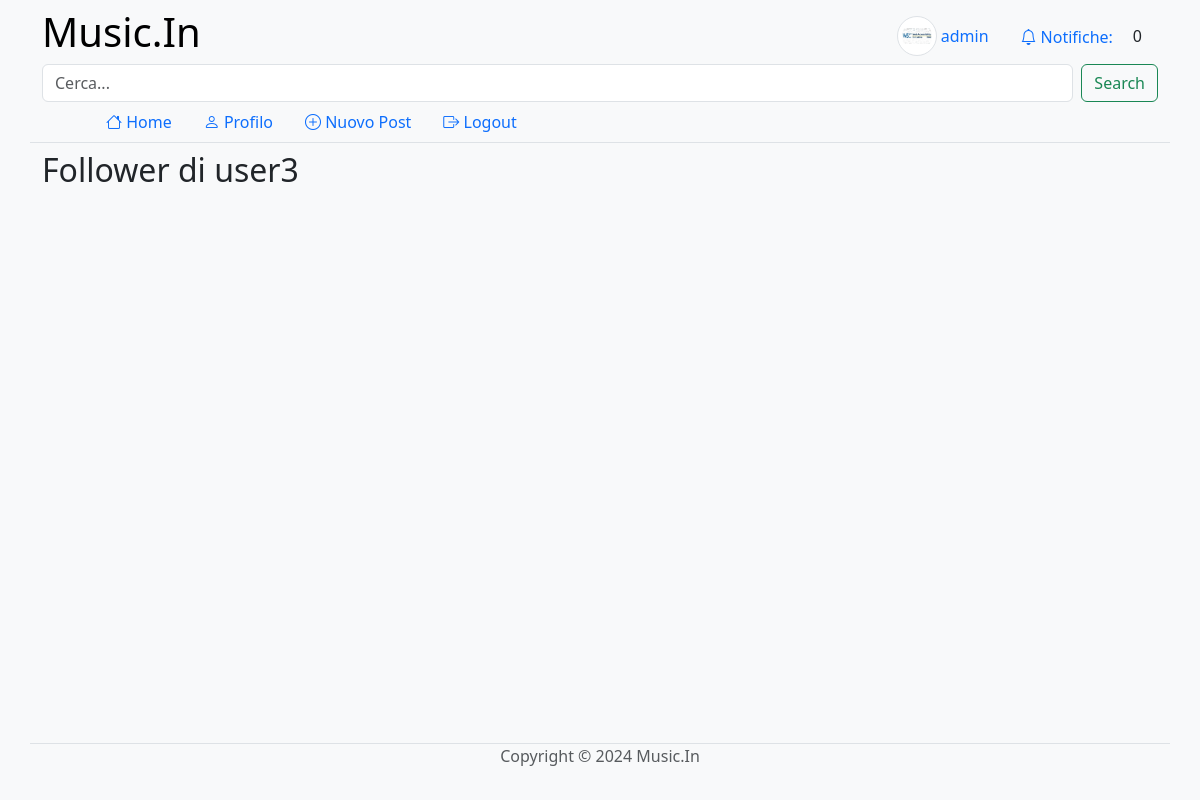
/followers.php?user_id=3 (signed in), run on an earlier commit of the app's database.
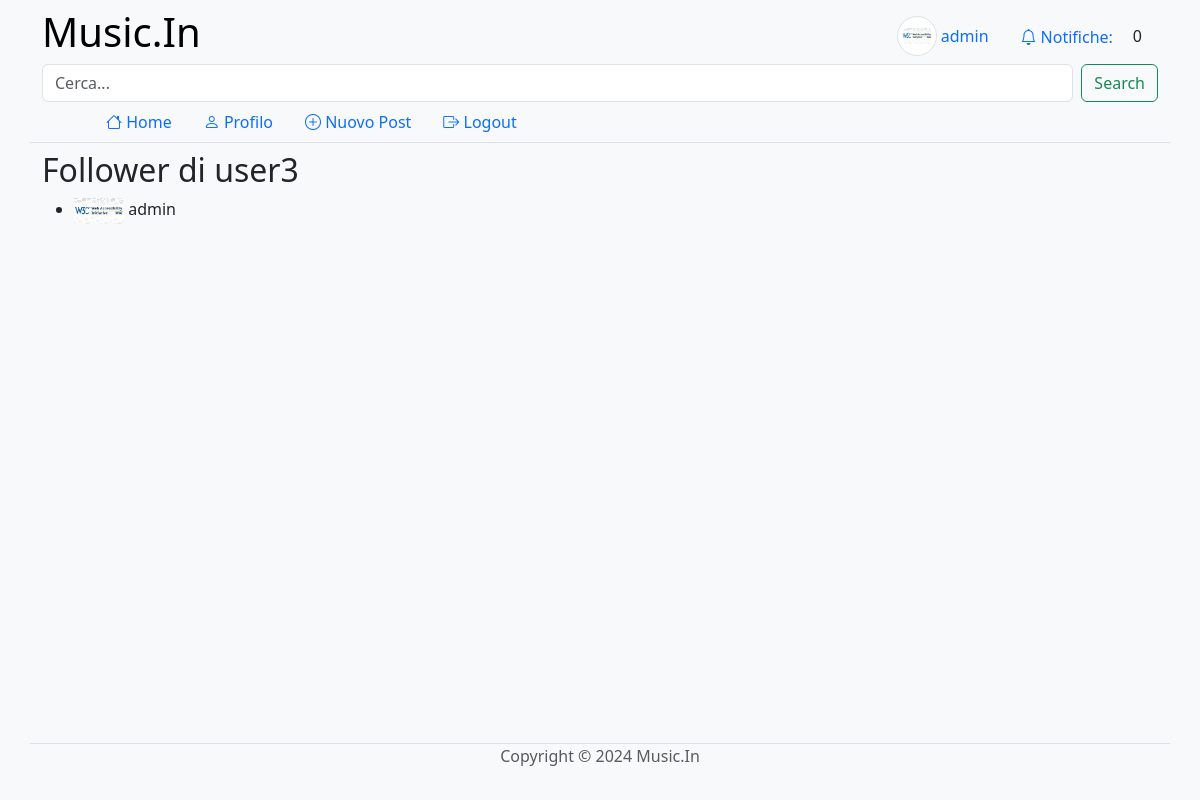
And on a later commit of the database.
### tables this page shows
create table users (
     `id` int not null AUTO_INCREMENT,
     `username` varchar(255) not null,
     `password` varchar(255) not null,
     `email` varchar(255) not null,
     `name` varchar(255),
     `surname` varchar(255),
     `image` varchar(255),
     `genre_id` int,
     constraint `IDUser` primary key (`id`),
     unique key `username` (`username`),
     unique key `email` (`email`));

create table follows (
     `followed_id` int not null,
     `follower_id` int not null,
     constraint `IDfollows` primary key (`follower_id`, `followed_id`));

### followers.php (called while the page is built)
<?php
require_once __DIR__ . '/bootstrap.php';
$profile_user_id = $_GET['user_id'];
$followers = $dbh->getFollowers($profile_user_id);
$templateParams["title"] = "Music.In - Follower di " . htmlspecialchars($dbh->getUserInfo($profile_user_id)['username']);
$templateParams["name"] = "followers";
require __DIR__ . '/template/base.php';
?>

### db/connessione-db.php (called while the page is built)
<?php
require_once(__DIR__ . "/dbhelper.php");
$servername = "localhost";
$username = "root";
$password = "";
$dbname = "music_in";
$port = 3306;
$dbh = new DatabaseHelper($servername, $username, $password, $dbname, $port);
?>

### db/dbhelper.php (called while the page is built, shortened)
<?php
class DatabaseHelper {
    private $conn;
    public function __construct($servername, $username, $password, $dbname, $port) {
        try {
            $this->conn = new PDO("mysql:host=$servername;dbname=$dbname;port=$port", $username, $password);
            $this->conn->setAttribute(PDO::ATTR_ERRMODE, PDO::ERRMODE_EXCEPTION);
            $this->conn->exec("SET NAMES utf8mb4");
        } catch(PDOException $e) {
            echo "Connessione al database fallita: " . $e->getMessage();
            die();
        }
    }
    public function getUserInfo($user_id) {
        $query_user = "SELECT username, email, name, surname, image as profile_image, genre_id FROM users WHERE id = :user_id";
        $stmt_user = $this->conn->prepare($query_user);
        $stmt_user->bindParam(':user_id', $user_id);
        $stmt_user->execute();
        $user = $stmt_user->fetch(PDO::FETCH_ASSOC);
        return $user;
    }
    public function getFollowers($user_id) {
        $query = "SELECT follower_id FROM follows WHERE followed_id = :followed_id";
        $stmt = $this->conn->prepare($query);
        $stmt->bindParam(":followed_id", $user_id);
        $stmt->execute();
        $followers_ids = $stmt->fetchAll(PDO::FETCH_ASSOC);
        return $followers_ids;
    }
}
?>

### template/base.php (the view, shortened to what this page needs)
<!DOCTYPE html>
<html lang="it" class="h-100">
<head>
    <link href="https://cdn.jsdelivr.net/npm/bootstrap@5.3.3/dist/css/bootstrap.min.css" rel="stylesheet">
    <link rel="stylesheet" href="https://cdn.jsdelivr.net/npm/bootstrap-icons@1.11.3/font/bootstrap-icons.min.css">
    <link rel='stylesheet' type='text/css' href='css/common.css'>
</head>
<body class="bg-light d-flex flex-column h-100">
<?php
$username = $dbh->getUserInfo(getCurrentUserId())['username'];
$profile_image = $dbh->getUserInfo(getCurrentUserId())['profile_image'];
?>
    <nav class="navbar navbar-expand-md navbar-light bg-light sticky-top">
        <div class="container justify-content-center border-bottom">
            <div class="col-12">
                <div class="d-flex">
                    <h1><a class="navbar-brand h1 fs-1" href="/">Music.In</a></h1>
                    <div class="container nav nav-pills align-items-center justify-content-end">
                        <a class="nav-link" href="profile.php">
                            <?php if (!empty($profile_image)): ?>
                                <img class="avatar-thumbnail img-thumbnail rounded-circle" src="<?php echo UPLOAD_DIR . htmlspecialchars($profile_image); ?>" alt="Immagine Profilo">
                            <?php else: ?>
                                <span class="bi bi-person-circle align-middle"></span>
                            <?php endif; ?>
                            <span class="d-none d-sm-inline align-middle"><?php echo htmlspecialchars($username); ?></span>
                        </a>
                        <a class="nav-link <?php markIfActive("notifications.php"); ?>" href="notifications.php"><span class="bi bi-bell align-middle"></span><span class="d-none d-sm-inline ms-1 align-middle">Notifiche:</span></a>
                        <span id="notification_counter" class="p-1">0</span>
                    </div>
                </div>
                <form class="d-flex" role="search" action="search.php" method="get">
                <input class="form-control me-2" type="search" id="searchBar" name="user_id" placeholder="Cerca..." aria-label="Search">
                <button class="btn btn-outline-success" type="submit">Search</button>
            </form>
                <div class="px-5 navbar-collapse" id="navbarCollapse">
                    <ul class="nav nav-pills col-12 col-lg-auto my-2 justify-content-center my-md-0 text-small">
                        <?php
                        $navlinks = [
                            ["index.php", "bi-house", "Home"],
                            ["profile.php", "bi-person", "Profilo"],
                            ["new-post.php", "bi-plus-circle", "Nuovo Post"],
                            ["logout.php", "bi-box-arrow-right", "Logout"],
                        ];
                        ?>
                        <?php foreach ($navlinks as $navlink) : ?>
                            <li class="nav-item">
                                <a class="nav-link <?php markIfActive($navlink[0]); ?>" href="<?php echo $navlink[0]; ?>">
                                    <span class="bi <?php echo $navlink[1]; ?>"></span>
                                    <span class="d-none d-md-inline"><?php echo $navlink[2]; ?></span>
                                </a>
                            </li>
                        <?php endforeach; ?>
                    </ul>
                </div>
            </div>
        </div>
    </nav>
    <main class="flex-shrink-0">
        <div class="container">
            <?php if(isset($templateParams["name"])) { require(__DIR__ . "/" . $templateParams["name"] . ".php"); } ?>
        </div>
    </main>
    <footer class="footer mt-auto py-3 bg-body-tertiary">
        <div class="container border-top">
            <p class="text-center text-body-secondary">Copyright &copy; 2024 Music.In</p>
        </div>
    </footer>
</body>
</html>

### utils/functions.php (shortened to what this page needs)
<?php
function getCurrentUserId() {
    return $_SESSION["user_id"];
}
function markIfActive($pagename){
    if(basename($_SERVER['PHP_SELF'])==$pagename){
        echo "active";
    }
}
?>

### template/followers.php
<h2>Follower di <?php echo htmlspecialchars($dbh->getUserInfo($profile_user_id)['username']); ?></h2>
<ul>
    <?php foreach ($followers as $follower): ?>
        <?php $follower_info = $dbh->getUserInfo($follower['follower_id']); ?>
        <li>
            <img src="<?php echo UPLOAD_DIR . htmlspecialchars($follower_info['profile_image']); ?>" alt="Immagine Profilo" style="width: 50px; height: auto;">
            <?php echo htmlspecialchars($follower_info['username']); ?>
        </li>
    <?php endforeach; ?>
</ul>

### css/common.css (style rules this page uses)
.avatar-thumbnail { height: 30pt; width: 30pt; object-fit: scale-down; }

What changed in the data, as far as the page shows it:
added follows: follower.image (picture), follower.username "admin"
